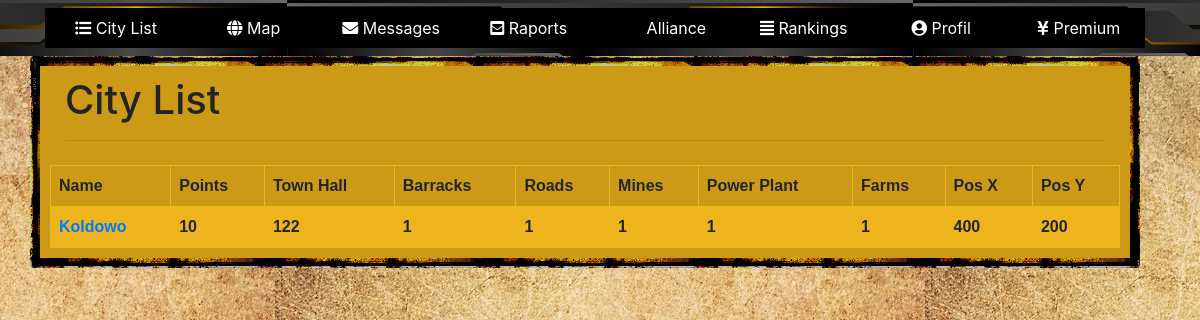
/miasto/cityList/ (signed in), run on an earlier commit of the app's database.
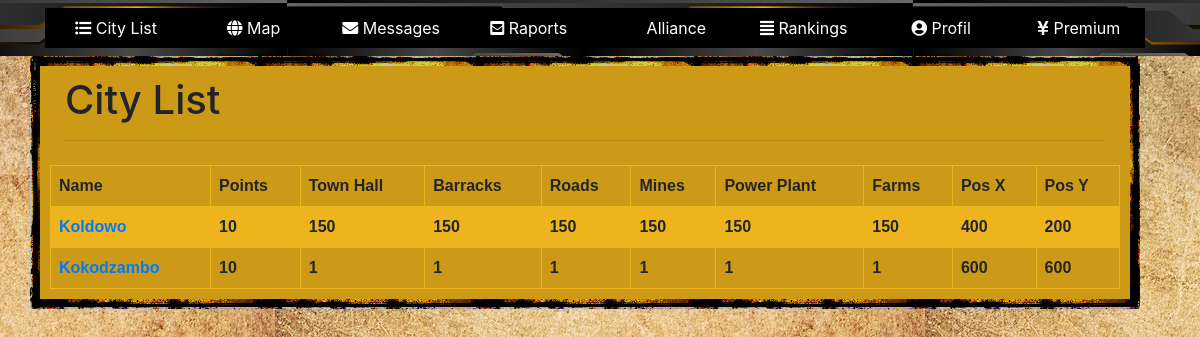
And on a later commit of the database.
### cityMap/models.py (models this page shows, shortened)
class CityOwned(models.Model):
    cityOwner = models.ForeignKey('auth.User', on_delete=models.CASCADE)
    cityName = models.CharField(max_length=100, default="City")
    is_capital = models.BooleanField(default=False)
    pozX = models.IntegerField(default=1)
    pozY = models.IntegerField(default=1)
    ratusz = models.IntegerField(default=1)
    ratuszBudowa = models.DateTimeField(blank=True, null=True)
    ratuszBudowaTrwa = models.IntegerField(default=0)
    koszary = models.IntegerField(default=1)
    koszaryBudowa = models.DateTimeField(blank=True, null=True)
    koszaryBudowaTrwa = models.IntegerField(default=0)
    drogi = models.IntegerField(default=1)
    drogiBudowa = models.DateTimeField(blank=True, null=True)
    drogiBudowaTrwa = models.IntegerField(default=0)
    kopalnia = models.IntegerField(default=1)
    kopalniaBudowa = models.DateTimeField(blank=True, null=True)
    kopalniaBudowaTrwa = models.IntegerField(default=0)
    elektrownia = models.IntegerField(default=1)
    elektrowniaBudowa = models.DateTimeField(blank=True, null=True)
    elektrowniaBudowaTrwa = models.IntegerField(default=0)
    farmy = models.IntegerField(default=1)
    farmyBudowa = models.DateTimeField(blank=True, null=True)
    farmyBudowaTrwa = models.IntegerField(default=0)
    infantry = models.IntegerField(default=0)
    hinfantry = models.IntegerField(default=0)
    planes = models.IntegerField(default=0)
    ltanks = models.IntegerField(default=0)
    htanks = models.IntegerField(default=0)
    motorized = models.IntegerField(default=0)

### cityMap/views.py (the view)
# urls.py: path('cityList/', views.main_page_city_list, name='main_page_city_list'),
def main_page_city_list(request):
    user = request.user
    cityList = CityOwned.objects.all().filter(cityOwner=user.id)
    return render(request, 'indexCityList.html', {'cityList': cityList})

### cityMap/templates/indexCityList.html
{% extends 'cityList.html' %}
{% block cityListPanel %}
    <div class="row col-12 cityListPanel">
        <h1 class="col-12">City List<hr></h1>
        <table style="width:100%">
            <tr>
                <th>Name</th>
                <th>Points</th>
                <th>Town Hall</th>
                <th>Barracks</th>
                <th>Roads</th>
                <th>Mines</th>
                <th>Power Plant</th>
                <th>Farms</th>
                <th>Pos X</th>
                <th>Pos Y</th>
            </tr>
            {% for city in cityList %}
            <tr>
                <th><a href='../{{ city.id }}'>{{ city.cityName }}</a></th>
                <th>10</th>
                <th>{{ city.ratusz }}</th>
                <th>{{ city.koszary }}</th>
                <th>{{ city.drogi }}</th>
                <th>{{ city.kopalnia }}</th>
                <th>{{ city.elektrownia }}</th>
                <th>{{ city.farmy }}</th>
                <th>{{ city.pozX }}</th>
                <th>{{ city.pozY }}</th>
            </tr>
            {% endfor %}
        </table>
    </div>
{% endblock %}

What changed in the data, as far as the page shows it:
changed CityOwned "Koldowo": ratusz "122" → "150"; koszary "1" → "150"; drogi "1" → "150"; kopalnia "1" → "150"; elektrownia "1" → "150"; farmy "1" → "150"
added CityOwned: cityName "Kokodzambo", ratusz "1", koszary "1", drogi "1", kopalnia "1", elektrownia "1", farmy "1", pozX "600", pozY "600"
